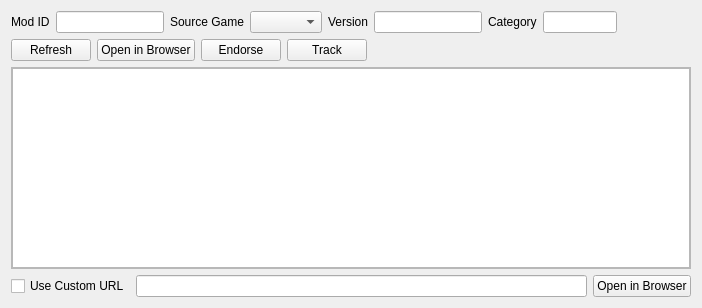
     <widget class="QWidget" name="tabNexus">
      <attribute name="icon">
       <iconset resource="resources.qrc">
        <normaloff>:/MO/gui/resources/internet-web-browser.png</normaloff>:/MO/gui/resources/internet-web-browser.png</iconset>
      </attribute>
      <attribute name="title">
       <string>Nexus Info</string>
      </attribute>
      <layout class="QVBoxLayout" name="verticalLayout_6">
       <item>
        <widget class="QWidget" name="widget_14" native="true">
         <layout class="QVBoxLayout" name="verticalLayout_25">
          <property name="leftMargin">
           <number>0</number>
          </property>
          <property name="topMargin">
           <number>0</number>
          </property>
          <property name="rightMargin">
           <number>0</number>
          </property>
          <property name="bottomMargin">
           <number>0</number>
          </property>
          <item>
           <layout class="QHBoxLayout" name="horizontalLayout_6" stretch="0,0,0,0,0,0,0,0,1">
            <item>
             <widget class="QLabel" name="label_3">
              <property name="text">
               <string>Mod ID</string>
              </property>
             </widget>
            </item>
            <item>
             <widget class="ModIDLineEdit" name="modID">
              <property name="toolTip">
               <string>Mod ID for this mod on Nexus.</string>
              </property>
              <property name="whatsThis">
               <string>&lt;!DOCTYPE HTML PUBLIC &quot;-//W3C//DTD HTML 4.0//EN&quot; &quot;http://www.w3.org/TR/REC-html40/strict.dtd&quot;&gt;
&lt;html&gt;&lt;head&gt;&lt;meta name=&quot;qrichtext&quot; content=&quot;1&quot; /&gt;&lt;style type=&quot;text/css&quot;&gt;
p, li { white-space: pre-wrap; }
&lt;/style&gt;&lt;/head&gt;&lt;body style=&quot; font-family:'MS Shell Dlg 2'; font-size:8pt; font-weight:400; font-style:normal;&quot;&gt;
&lt;p style=&quot; margin-top:0px; margin-bottom:0px; margin-left:0px; margin-right:0px; -qt-block-indent:0; text-indent:0px;&quot;&gt;Mod ID for this mod on Nexus. This is filled in automatically if you downloaded and installed the mod from inside MO. Otherwise you can enter it manually. To find the correct id, find the mod on nexus. The URL will look like this: &lt;a href=&quot; https://www.nexusmods.com/skyrimspecialedition/mods/6194&quot;&gt;&lt;span style=&quot; text-decoration: underline; color:#0000ff;&quot;&gt;https://www.nexusmods.com/skyrimspecialedition/mods/6194&lt;/span&gt;&lt;/a&gt;. In this example, 6194 is the id you're looking for. Besides: The above is the link to Mod Organizer 2 on Nexus. Why not go there now and endorse us?&lt;/p&gt;&lt;/body&gt;&lt;/html&gt;</string>
              </property>
             </widget>
            </item>
            <item>
             <widget class="QLabel" name="label_10">
              <property name="text">
               <string>Source Game</string>
              </property>
             </widget>
            </item>
            <item>
             <widget class="QComboBox" name="sourceGame">
              <property name="toolTip">
               <string>Source game for this mod.</string>
              </property>
              <property name="whatsThis">
               <string>&lt;html&gt;&lt;head/&gt;&lt;body&gt;&lt;p&gt;Source game for this mod. This determines where the mod was downloaded from and decides where to fetch info, version updates, and send endorsements. Changing this will likely require you to enter a new Mod ID.&lt;/p&gt;&lt;/body&gt;&lt;/html&gt;</string>
              </property>
             </widget>
            </item>
            <item>
             <widget class="QLabel" name="versionLabel">
              <property name="whatsThis">
               <string>&lt;!DOCTYPE HTML PUBLIC &quot;-//W3C//DTD HTML 4.0//EN&quot; &quot;http://www.w3.org/TR/REC-html40/strict.dtd&quot;&gt;
&lt;html&gt;&lt;head&gt;&lt;meta name=&quot;qrichtext&quot; content=&quot;1&quot; /&gt;&lt;style type=&quot;text/css&quot;&gt;
p, li { white-space: pre-wrap; }
&lt;/style&gt;&lt;/head&gt;&lt;body style=&quot; font-family:'MS Shell Dlg 2'; font-size:8.25pt; font-weight:400; font-style:normal;&quot;&gt;
&lt;p style=&quot; margin-top:0px; margin-bottom:0px; margin-left:0px; margin-right:0px; -qt-block-indent:0; text-indent:0px;&quot;&gt;&lt;span style=&quot; font-size:8pt;&quot;&gt;Installed Version of the Mod. The tooltip will contain the current version available on nexus. The installed version is only set if you installed the mod through MO.&lt;/span&gt;&lt;/p&gt;&lt;/body&gt;&lt;/html&gt;</string>
              </property>
              <property name="text">
               <string>Version</string>
              </property>
             </widget>
            </item>
            <item>
             <widget class="QLineEdit" name="version">
              <property name="maxLength">
               <number>32</number>
              </property>
             </widget>
            </item>
            <item>
             <widget class="QLabel" name="categoryLabel">
              <property name="text">
               <string>Category</string>
              </property>
             </widget>
            </item>
            <item>
             <widget class="QLineEdit" name="category">
              <property name="sizePolicy">
               <sizepolicy hsizetype="Expanding" vsizetype="Fixed">
                <horstretch>1</horstretch>
                <verstretch>0</verstretch>
               </sizepolicy>
              </property>
              <property name="baseSize">
               <size>
                <width>0</width>
                <height>0</height>
               </size>
              </property>
             </widget>
            </item>
            <item>
             <spacer name="horizontalSpacer_2">
              <property name="orientation">
               <enum>Qt::Horizontal</enum>
              </property>
              <property name="sizeHint" stdset="0">
               <size>
                <width>40</width>
                <height>20</height>
               </size>
              </property>
             </spacer>
            </item>
           </layout>
          </item>
          <item>
           <widget class="QWidget" name="widget_15" native="true">
            <layout class="QHBoxLayout" name="horizontalLayout_7">
             <property name="leftMargin">
              <number>0</number>
             </property>
             <property name="topMargin">
              <number>0</number>
             </property>
             <property name="rightMargin">
              <number>0</number>
             </property>
             <property name="bottomMargin">
              <number>0</number>
             </property>
             <item>
              <widget class="QPushButton" name="refresh">
               <property name="sizePolicy">
                <sizepolicy hsizetype="Minimum" vsizetype="Fixed">
                 <horstretch>0</horstretch>
                 <verstretch>0</verstretch>
                </sizepolicy>
               </property>
               <property name="toolTip">
                <string>Refresh</string>
               </property>
               <property name="whatsThis">
                <string>Refresh all information from Nexus.</string>
               </property>
               <property name="text">
                <string>Refresh</string>
               </property>
               <property name="icon">
                <iconset resource="resources.qrc">
                 <normaloff>:/MO/gui/refresh</normaloff>:/MO/gui/refresh</iconset>
               </property>
              </widget>
             </item>
             <item>
              <widget class="QPushButton" name="visitNexus">
               <property name="text">
                <string>Open in Browser</string>
               </property>
               <property name="icon">
                <iconset resource="resources.qrc">
                 <normaloff>:/MO/gui/resources/internet-web-browser.png</normaloff>:/MO/gui/resources/internet-web-browser.png</iconset>
               </property>
              </widget>
             </item>
             <item>
              <widget class="QPushButton" name="endorse">
               <property name="text">
                <string>Endorse</string>
               </property>
               <property name="icon">
                <iconset resource="resources.qrc">
                 <normaloff>:/MO/gui/icon_favorite</normaloff>:/MO/gui/icon_favorite</iconset>
               </property>
              </widget>
             </item>
             <item>
              <widget class="QPushButton" name="track">
               <property name="text">
                <string>Track</string>
               </property>
               <property name="icon">
                <iconset resource="resources.qrc">
                 <normaloff>:/MO/gui/tracked</normaloff>:/MO/gui/tracked</iconset>
               </property>
               <property name="checkable">
                <bool>true</bool>
               </property>
              </widget>
             </item>
             <item>
              <spacer name="horizontalSpacer_3">
               <property name="orientation">
                <enum>Qt::Horizontal</enum>
               </property>
               <property name="sizeHint" stdset="0">
                <size>
                 <width>40</width>
                 <height>20</height>
                </size>
               </property>
              </spacer>
             </item>
            </layout>
           </widget>
          </item>
         </layout>
        </widget>
       </item>
       <item>
        <widget class="QFrame" name="frame">
         <property name="frameShape">
          <enum>QFrame::StyledPanel</enum>
         </property>
         <property name="frameShadow">
          <enum>QFrame::Sunken</enum>
         </property>
         <layout class="QVBoxLayout" name="verticalLayout_24">
          <property name="leftMargin">
           <number>0</number>
          </property>
          <property name="topMargin">
           <number>0</number>
          </property>
          <property name="rightMargin">
           <number>0</number>
          </property>
          <property name="bottomMargin">
           <number>0</number>
          </property>
          <item>
           <widget class="QTextBrowser" name="browser">
            <property name="sizePolicy">
             <sizepolicy hsizetype="Preferred" vsizetype="MinimumExpanding">
              <horstretch>0</horstretch>
              <verstretch>0</verstretch>
             </sizepolicy>
            </property>
            <property name="minimumSize">
             <size>
              <width>0</width>
              <height>200</height>
             </size>
            </property>
           </widget>
          </item>
         </layout>
        </widget>
       </item>
       <item>
        <widget class="QWidget" name="widget_13" native="true">
         <layout class="QHBoxLayout" name="horizontalLayout_5">
          <property name="leftMargin">
           <number>0</number>
          </property>
          <property name="topMargin">
           <number>0</number>
          </property>
          <property name="rightMargin">
           <number>0</number>
          </property>
          <property name="bottomMargin">
           <number>0</number>
          </property>
          <item>
           <widget class="QCheckBox" name="hasCustomURL">
            <property name="text">
             <string>Use Custom URL</string>
            </property>
           </widget>
          </item>
          <item>
           <widget class="QLineEdit" name="customURL"/>
          </item>
          <item>
           <widget class="QPushButton" name="visitCustomURL">
            <property name="text">
             <string>Open in Browser</string>
            </property>
           </widget>
          </item>
         </layout>
        </widget>
       </item>
      </layout>
     </widget>
